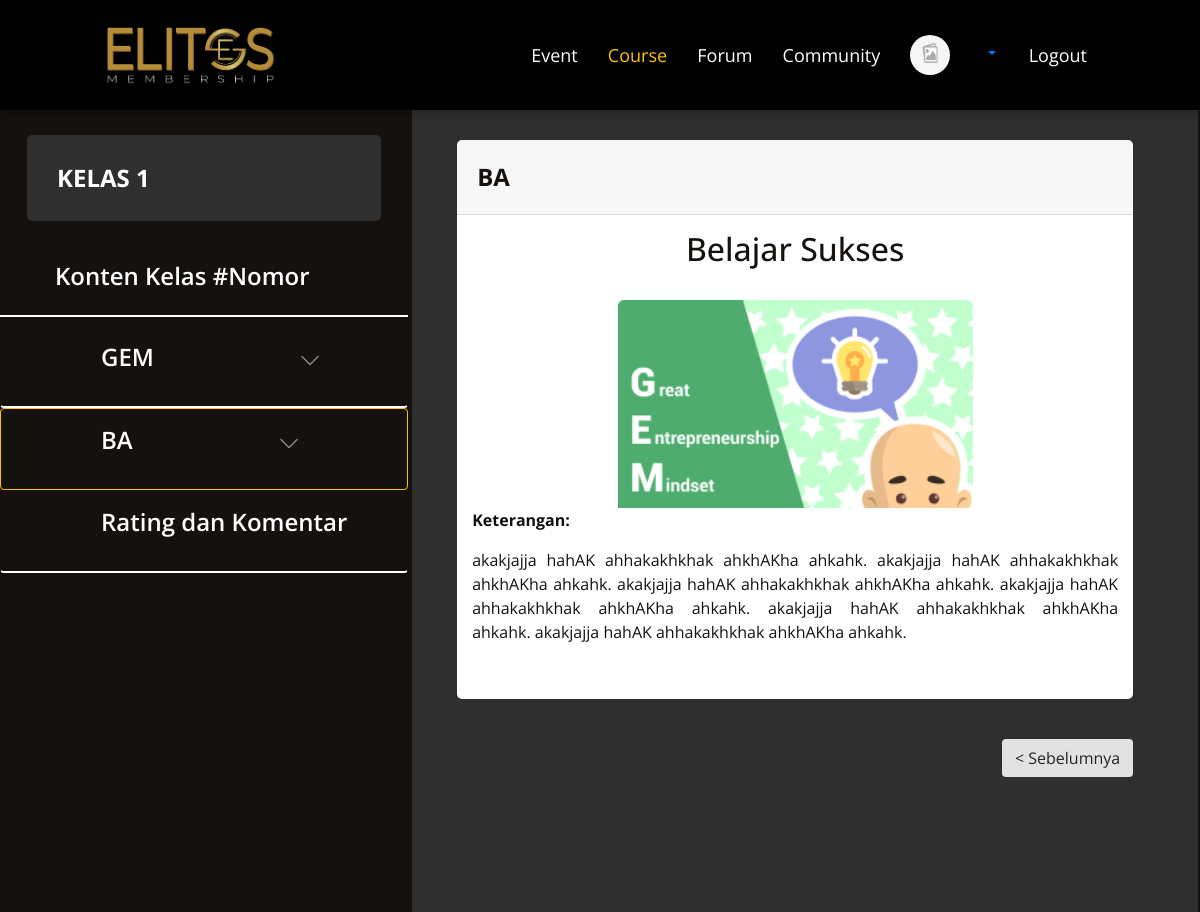
/index.php?hal=course-detail&pl=32&k=3&p=5&pilid=2 (signed in), run on the app's committed database.
### tables this page shows
CREATE TABLE `kelas` (
  `id_kelas` int(11) NOT NULL,
  `nama_kelas` varchar(50) NOT NULL,
  `deskripsi` text NOT NULL,
  `foto_kelas` varchar(100) NOT NULL,
  `kondisi` varchar(15) NOT NULL,
  `pesan` text DEFAULT NULL
);

CREATE TABLE `pilar` (
  `id_pilar` int(11) NOT NULL,
  `nama_pilar` varchar(50) NOT NULL,
  `desk_pilar` text NOT NULL,
  `id_kelas` int(11) DEFAULT NULL
);

CREATE TABLE `kursus` (
  `id_kursus` int(11) NOT NULL,
  `nama_kursus` varchar(50) NOT NULL,
  `deskripsi` text NOT NULL,
  `foto_kursus` varchar(100) NOT NULL,
  `id_pilar` int(11) DEFAULT NULL,
  `id_paket` int(11) DEFAULT NULL,
  `id_kelas` int(11) DEFAULT NULL
);

### fungsional/data/isiData.php (called while the page is built, shortened)
<?php
    class isiData extends konfigurasi
    {
        public function perulanganData($q)
        {
            while ($a = mysqli_fetch_array($q))
            {
                $isi[]=$a;
            }
            return $isi;
        }
        public function eksekusiSQL($sqlnya)
        {
            $sambungannya=parent::sambungkan();
            $que = mysqli_query($sambungannya, $sqlnya);
            return $que;
        }
        public function tampilId($nama_tabel, $id, $val)
        {
            $sql = "SELECT *FROM $nama_tabel WHERE $id = '$val'";
            $que = $this->eksekusiSQL($sql);
            $kondisi = $this->perulanganData($que);
            return $kondisi;
        }
    }
?>

### fungsional/data/konfigurasi.php (called while the page is built, shortened)
<?php
    class konfigurasi
    {
        function sambungkan()
        {
            include './fungsional/data/koneksi.php';
            $sambungan = mysqli_connect($server, $username, $password, $database);
            if ($sambungan)
            {
                return $sambungan;
            }
            else
            {
                echo
                "
                    <h1>Gagal Konek database</h1>
                ";
            }
        }
    }
?>

### fungsional/data/data-user.php (called while the page is built, shortened)
<?php
    if (!empty($iduser))
    {
        $tampil = $crud->tampilId("user", "id_user", "$iduser");
    }
?>

### fungsional/halm/course-menuKiri.php (the view, shortened to what this page needs)
<?php
$kelas = @$_GET['k'];
$paket = @$_GET['p'];
$kelasCari = $crud->eksekusiSQl("SELECT *FROM kelas WHERE id_kelas='$kelas'");
foreach ($kelasCari as $kel) {
    $nmKel = $kel['nama_kelas'];
}
?>
<div class="sidebar">
    <div class="class-title">
        <h2><?php echo $nmKel; ?></h2>
    </div>
    <div class="content-title">
        <h2>Konten Kelas #Nomor</h2>
    </div>
    <?php
    $pilarKelas = $crud->tampilId("pilar", "id_kelas", $kelas);
    foreach ($pilarKelas as $pil) {
        $idPilar = $pil['id_pilar'];
        $nmPilar = $pil['nama_pilar'];
        $pilarWarna = @$_GET['pilid'];
        if (empty($pilarWarna))
        {
            $bgPilar = "";
        }
        else
        {
            if ($pilarWarna==$idPilar)
            {
                $bgPilar = "border border-warning";
            }
            else
            {
                $bgPilar = "";
            }
        }
        echo
        "
            <div class='pilar-dropdown'>
                <a class='btn btn-dropdown turunin$idPilar $bgPilar' href='#' id='pilar$idPilar' role='button' data-toggle='dropdown' aria-haspopup='true' aria-expanded='false'>
                    $nmPilar <img class='gambar imeg$idPilar' src='./img/Collapse Arrow Down.png'>
                </a>
                <div class='drop-menu tampil$idPilar' aria-labelledby='#pilar$idPilar'>
        ";
        $sqlPel = "SELECT * FROM `kursus` WHERE kursus.id_pilar='$idPilar'";
        $pelajaran = $crud->eksekusiSQL($sqlPel);
        foreach ($pelajaran as $pel) {
            $nmKursus = $pel['nama_kursus'];
        }
        echo "
            </div>
        </div>
        ";
    }
    $linkRating = "?hal=course-rating&k=$kelas&p=$paket";
    ?>
    <div class="rating">
        <a class="btn tombol-rating" href="<?php echo $linkRating; ?>">Rating dan Komentar</a>
    </div>
</div>

### fungsional/halm/course-detail.php (shortened to what this page needs)
<link rel="stylesheet" href="./css/course-info.css">
<div class="container container-course-info">
    <?php
        include 'course-menuKiri.php';
    ?>
    <div class="course-content content">
        <?php
        $pl = @$_GET['pl'];
        $pilar = @$_GET['pilid'];
        if (!empty($pilar))
        {
           $x = "SELECT *FROM kursus
                            INNER JOIN pilar ON pilar.id_pilar = kursus.id_pilar
                          WHERE kursus.id_kursus='$pl' AND kursus.id_pilar='$pilar'";
        }
        else
        {
           $x = "SELECT *FROM kursus
                            INNER JOIN pilar ON pilar.id_pilar = kursus.id_pilar
                          WHERE kursus.id_kursus='$pl'";
        }
        $peljrn = $crud->eksekusiSQL($x);
        foreach ($peljrn as $pil) {
            $nmPilar = $pil['nama_pilar'];
            $nmPel   = $pil['nama_kursus'];
            $fotKurs = $pil['foto_kursus'];
            $folderFK   = "./foto/kursus/$fotKurs";
            $deskKursus = $pil['deskripsi'];
            echo
            "
            <div class='card'>
                <div class='card-header'>
                    $nmPilar
                </div>
                <div class='card-body'>
                    <h2 align='center'>$nmPel</h2>
                    <br>
                    <center>
                        <img src='$folderFK' alt='$nmKursus' width='55%'>
                    </center>
                    <div class='drop-text-content'>
                        $deskKursus
                    </div>
                </div>
            </div>
            ";
        }
        ?>
        <div class="footer-content-btn">
            <?php
                $prev = " SELECT *FROM kursus
                            WHERE
                            id_kelas='$kelas' AND
                            id_pilar='$pilar' AND
                            id_kursus<$pl
                            ORDER BY id_kursus DESC LIMIT 1
                        ";
                $prevPel = $crud->eksekusiSQL($prev);
                $cekPrev = $crud->hitungData($prevPel);
                if ($cekPrev>0)
                {
                    foreach ($prevPel as $sbm)
                    {
                        $idK = $sbm['id_kursus'];
                        $parmeter = "pl=$idK&k=$kelas&p=$paket&pilid=$pilar";
                        $linkP = "?hal=course-detail&$parmeter";
                        $btn="<a class='btn btn-prev-content' href='$linkP'>&lt; Sebelumnya</a>";
                    }
                }
                else
                {
                    $btn="";
                }
                echo $btn;
            ?>
        </div>
    </div>
</div>

### css/ev-design.css (style rules this page uses)
body { font-family: 'Open Sans', sans-serif; font-style: normal; color: #FFFFFF; }
.container { position: relative; top:110px; padding: 50px 100px; display: block; max-width: 1519px; margin: auto; background: rgba(0, 0, 0, 0.9); }
.card { background-color: #2f2f2f; border: unset; height: 330px; width: 300px; border-radius: 5px; margin-right: 20px; }
@media only screen and (max-width: 1400px) { .card { width: 250px; height: 310px; } }
@media only screen and (max-width: 1400px) { .card-body { padding: 15px; } }
@media only screen and (max-width: 1300px) { .card { width: 230px; height: 300px; } }
@media only screen and (max-width: 1300px) { .card-body { padding: 15px; } }
@media only screen and (max-width: 1200px) { .card { width: 175px; height: 250px; } }
.card-body { padding-bottom: 25px; }

### css/course-info.css (style rules this page uses)
body { background: #14110E; }
.container-course-info { padding: 0; background-color: #14110E; }
.sidebar { background-color: #14110E; display: inline-block; width: 34%; height: 100%; padding-top: 25px }
.class-title h2 { background-color: #2f2f2f; margin-left: 27px; margin-right: 27px; margin-bottom: 40px; padding: 28px 30px; font-weight: bold; font-size: 24px; line-height: 30px; border-radius: 5px; }
.content-title h2 { font-weight: 600; font-size: 24px; line-height: 30px; padding-bottom: 24px; padding-left: 55px; border-bottom: 2px solid white; }
.btn-dropdown { background-color: inherit; color: inherit; text-align: left; border-bottom: 2px solid white; padding-left: 100px; padding-bottom: 24px; width: 100%; font-weight: 600; font-size: 24px; line-height: 50px; }
.btn-dropdown img { margin-left: 140px; }
.rating { position: relative; }
.content { background-color: #2f2f2f; display: inline-block; vertical-align: top; width: 65.5%; height: 802px; overflow: auto; }
.card { background-color: #FFFFFF; height: unset; width: unset; }
.card-body { overflow: auto; padding: 15px; }
.course-content { color: #14110E; padding: 30px 45px; display: inline-block; }
.card { margin-bottom: 40px; }
.card-header { font-weight: bold; font-size: 24px; line-height: 50px; }
.drop-text-content { text-align: justify; }
.drop-text-content { margin-bottom:40px; }
.footer-content-btn { text-align: right; }
.btn-next-content, .btn-prev-content { background-color: #E2E2E2; margin-right: 20px; margin-bottom: 20px; }
.tombol-rating { background-color: inherit; color: inherit; text-align: left; border-bottom: 2px solid white; padding-left: 100px; padding-bottom: 24px; width: 100%; font-weight: 600; font-size: 24px; line-height: 50px; }

### data on the page
kelas: nama_kelas "KELAS 1"
pilar: nama_pilar "GEM"
pilar: nama_pilar "BA"
kursus: id_pilar.nama_pilar "BA", nama_kursus "Belajar Sukses", foto_kursus (picture), deskripsi "Keterangan: akakjajja hahAK ahhakakhkhak ahkhAKha ahkahk. akakjajja hahAK ahhakakhkhak ahkhAKha ahkahk. akakjajja hahAK ahhakakhkhak ahkhAKha ahkahk. akakjajja hahAK ahhakakhkhak ahkhAKha ahkahk. akakjajja hahAK ahhakakhkhak ahkhAKha ahkahk. akakjajja hahAK ahhakakhkhak ahkhAKha ahkahk."
